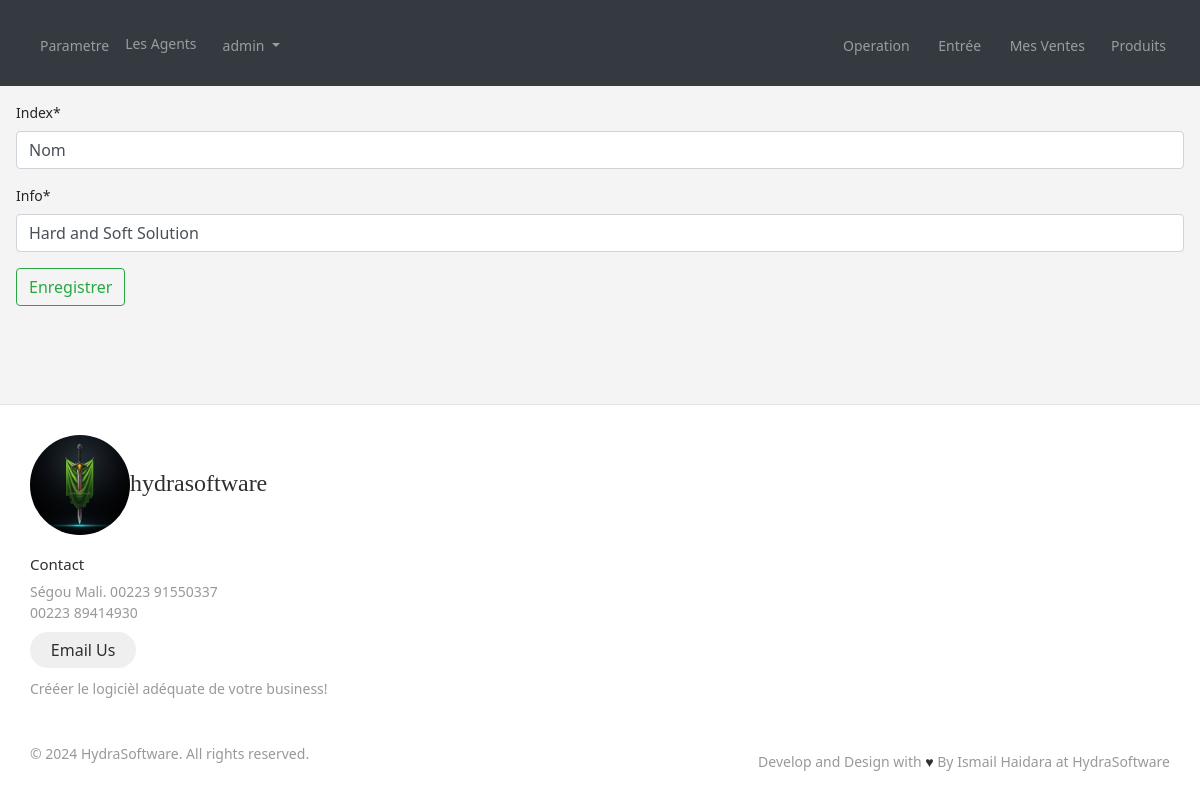
/company/update/info/1/ (signed in), run on the app's committed database.
### accounts/models.py (models this page shows)
class CustomUser(AbstractUser):
    company = models.ForeignKey(Company, on_delete=models.CASCADE, null=True)

### company/models.py (models this page shows)
class CompanyInfo(models.Model):
    company = models.ForeignKey(Company, on_delete=models.CASCADE, null=True)
    index = models.CharField(max_length=15)
    info = models.CharField(max_length=200)

### company/views.py (the view)
# urls.py: path('update/info/<int:pk>/', InfoUpdateView.as_view(), name="info_update"),
class InfoUpdateView(LoginRequiredMixin,generic.UpdateView):
    model = CompanyInfo
    template_name = "company/info_update.html"
    success_url = reverse_lazy("company_update")
    fields = ("index", "info")
    login_url = login

### templates/company/info_update.html (shortened to what this page needs)
{% extends "_base.html" %}
{% load crispy_forms_tags %}
{% block content %}
<form method="post">
    {{form|crispy}}
    <input class="btn btn-outline-success"type="submit" value="Enregistrer">
</form>
{% endblock content %}

### templates/_base.html (shortened to what this page needs)
{% load static %}
<!DOCTYPE html>
<html lang="en">
<head>
    <link rel="stylesheet" href="https://cdn.jsdelivr.net/npm/bootstrap@4.0.0/dist/css/bootstrap.min.css">
    <link href="//maxcdn.bootstrapcdn.com/bootstrap/4.1.1/css/bootstrap.min.css" rel="stylesheet" id="bootstrap-css">
    <link rel="stylesheet" href="{% static "css/style.css" %}">
</head>
<body>
<nav class="navbar navbar-icon-top navbar-expand-lg navbar-dark bg-dark">
    <h3></h3>
    <div class="collapse navbar-collapse" id="navbarSupportedContent">
      <ul class="navbar-nav mr-auto">
        <li class="nav-item">
          {% if user.is_authenticated %}
          {% if user.is_superuser %}
          <a class="nav-link" href="{% url "company_update" %}">
            Parametre
          </a>
          <a class="nav-link" href="{% url "agents" %}">
            Les Agents
          </a>
          {% endif %}
          {% endif %}
        </li>
        <li class="nav-item dropdown">
          {% if user.is_authenticated %}
          <a class="nav-link dropdown-toggle" href="#" id="navbarDropdown" role="button" data-toggle="dropdown" aria-haspopup="true" aria-expanded="false">
            {{user.username}}
          </a>
          {% else %}
          <a href="{% url "account_login" %}">
            Connecter
          </a>
          {% endif %}
        </li>
      </ul>
      {% if user.is_authenticated %}
      <ul class="navbar-nav ">
        <li class="nav-item">
          <a class="nav-link" href="{% url "sale_create" %}">
            Operation
          </a>
        </li>
        <li class="nav-item">
          <a class="nav-link" href="{% url "arrival_create" %}">
            Entrée
          </a>
        </li>
        <li class="nav-item">
          <a class="nav-link" href="{% url "sale_list" %}">
            Mes Ventes
          </a>
        </li>
        <li class="nav-item">
          <a class="nav-link" href="{% url "stock_list" %}">
            Produits
          </a>
        </li>
      </ul>
      {% endif %}
    </div>
  </nav>
    <div class="mainContainer m-3">
    {% block content %}
    {% endblock content %}
    </div>
    <footer class="footer">
      <div class="footer__addr">
        <h1 class="footer__logo"><img style="width:100px; height:100px;border-radius:50%"src="{% static "image/hydraSoftware.jpg" %}" alt="logo">HydraSoftware</h1>
        <h2>Contact</h2>
        <address>
        Ségou Mali. 00223 91550337<br>
          00223 89414930
          <a class="footer__btn" href="mailto:ihaidara852@gmail.com">Email Us</a>
          Crééer le logicièl adéquate de votre business!
        </address>
      </div>
      <ul class="footer__nav">
        <li class="nav__item">
        </li>
        <li class="nav__item nav__item--extra">
        </li>
        <li class="nav__item">
        </li>
      </ul>
      <div class="legal">
        <p>&copy; 2024 HydraSoftware. All rights reserved.</p>
        <div class="legal__links">
          <span>Develop and Design with <span class="heart">♥</span> By Ismail Haidara at HydraSoftware</span>
        </div>
      </div>
    </footer>
</body>
</html>

### static/css/style.css (style rules this page uses)
html { font-family: Lato, 'Helvetica Neue', Arial, Helvetica, sans-serif; font-size: 14px; }
a { text-decoration: none; }
body { margin: 2px; }
ul { list-style-type: none; text-align: right; inline-size: auto; }
ul li { padding-right: 10px; }
@media (min-width: 992px) { .navbar-icon-top.navbar-expand-lg .navbar-nav .nav-link { text-align: center; display: table-cell; height: 70px; vertical-align: middle; padding-top: 0; padding-bottom: 0; } }
body { background-color: #f9f9fa }
*, *:before, *:after { box-sizing: border-box; }
html { font-size: 100%; }
body { font-family: acumin-pro, system-ui, sans-serif; margin: 0; display: grid; grid-template-rows: auto 1fr auto; font-size: 14px; background-color: #f4f4f4; align-items: start; min-height: 100vh; }
.footer { display: flex; flex-flow: row wrap; padding: 30px 30px 20px 30px; color: #2f2f2f; background-color: #fff; border-top: 1px solid #e5e5e5; }
.footer > * { flex: 1 100%; }
.footer__addr { margin-right: 1.25em; margin-bottom: 2em; }
.footer__logo { font-family: 'Pacifico', cursive; font-weight: 400; text-transform: lowercase; font-size: 1.5rem; }
.footer__addr h2 { margin-top: 1.3em; font-size: 15px; font-weight: 400; }
.footer address { font-style: normal; color: #999; }
.footer__btn { display: flex; align-items: center; justify-content: center; height: 36px; max-width: max-content; background-color: rgb(33, 33, 33, 0.07); border-radius: 100px; color: #2f2f2f; line-height: 0; margin: 0.6em 0; font-size: 1rem; padding: 0 1.3em; }
.footer ul { list-style: none; padding-left: 0; }
.footer li { line-height: 2em; }
.footer a { text-decoration: none; }
.footer__nav { display: flex; flex-flow: row wrap; }
.footer__nav > * { flex: 1 50%; margin-right: 1.25em; }
.legal { display: flex; flex-wrap: wrap; color: #999; }
.legal__links { display: flex; align-items: center; }
.heart { color: #2f2f2f; }
@media screen and (min-width: 24.375em) { .legal .legal__links { margin-left: auto; } }
@media screen and (min-width: 40.375em) { .footer__nav > * { flex: 1; } }
@media screen and (min-width: 40.375em) { .nav__item--extra { flex-grow: 2; } }
@media screen and (min-width: 40.375em) { .footer__addr { flex: 1 0px; } }
@media screen and (min-width: 40.375em) { .footer__nav { flex: 2 0px; } }

### data on the page
CustomUser: username "admin"
CompanyInfo: index "Nom", info "Hard and Soft Solution"
